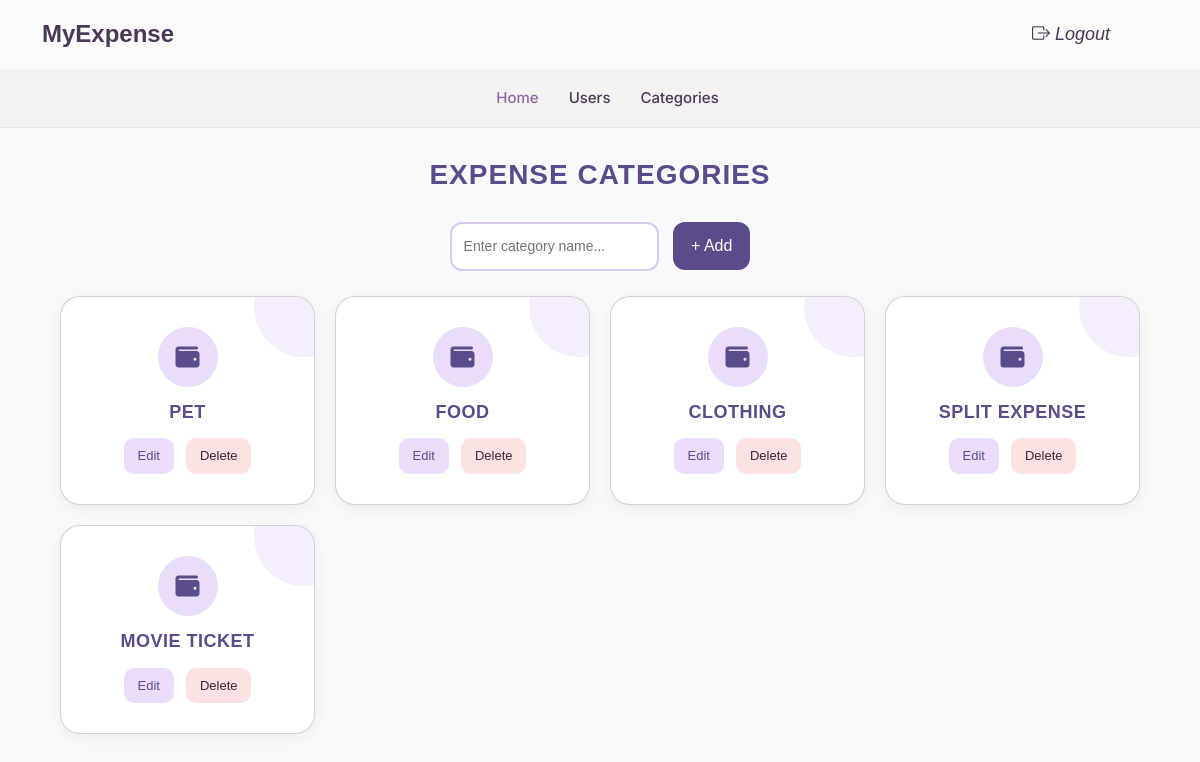
The page /category/ on the database its author committed.
### app/models.py (models this page shows)
class Category(models.Model):
    category_name = models.CharField(max_length=100, unique=True)

### app/views.py (the view)
# urls.py: path('category/',views.Add_category,name='category'),
def Add_category(request):
    if request.method == 'POST':
        cname = request.POST['category_name']
        if not Category.objects.filter(category_name=cname).exists():
            Category.objects.create(category_name=cname)
    categories = Category.objects.all()
    return render(request, 'category_management.html', {'categories': categories})

### template/category_management.html (shortened to what this page needs)
{% include 'admin_header.html' %}
<!DOCTYPE html>
<html lang="en">
<head>
  <link href="https://cdnjs.cloudflare.com/ajax/libs/font-awesome/6.4.0/css/all.min.css" rel="stylesheet">
</head>
<body>
  <h2>EXPENSE CATEGORIES</h2>
  <div class="add-box">
    <form action="{% url 'category' %}" method="post">
      <input type="text" name="category_name" placeholder="Enter category name..." required>
      <button type="submit">+ Add</button>
    </form>
  </div>
  <div class="grid">
    {% for i in categories %}
      <div class="card">
        <div class="icon"><i class="fa-solid fa-wallet"></i></div>
        <h3>{{ i.category_name }}</h3>
        <div class="actions">
          <a href="{% url 'catedit' id=i.id %}" class="edit">Edit</a>
          <a href="{% url 'catdelete' id=i.id %}" class="delete">Delete</a>
        </div>
      </div>
    {% endfor %}
  </div>
</body>
</html>

### template/category_management.html (style rules this page uses)
body { font-family: 'Poppins', sans-serif; background: #f8f9fb; margin: 0; padding: 0; }
h2 { text-align: center; font-size: 28px; font-weight: 600; margin: 30px 0; color: #5b4b8a; letter-spacing: 1px; }
.add-box { display: flex; justify-content: center; margin-bottom: 25px; }
.add-box input { padding: 12px; border: 2px solid #d6c9f2; border-radius: 12px; outline: none; font-size: 14px; margin-right: 10px; }
.add-box button { background: linear-gradient(135deg, #5b4b8a, #5b4b8a); color: white; border: none; padding: 12px 18px; border-radius: 12px; cursor: pointer; font-weight: 500; transition: 0.3s; }
.grid { display: grid; grid-template-columns: repeat(auto-fit, minmax(220px, 1fr)); gap: 20px; width: 90%; margin: auto; }
.card { background: #fff; border-radius: 20px; box-shadow: 0 4px 15px rgba(0, 0, 0, 0.05); padding: 30px 20px; text-align: center; transition: transform 0.2s ease, box-shadow 0.2s ease; position: relative; overflow: hidden; }
.card::before { content: ""; position: absolute; top: -40px; right: -40px; width: 100px; height: 100px; background: #e9ddfb; border-radius: 50%; opacity: 0.5; }
.icon { width: 60px; height: 60px; background: #e9ddfb; border-radius: 50%; display: flex; align-items: center; justify-content: center; margin: auto; font-size: 24px; color: #5b4b8a; margin-bottom: 15px; }
.card h3 { margin: 0; font-size: 18px; font-weight: 600; color: #5b4b8a; text-transform: uppercase; letter-spacing: 0.5px; }
.actions { margin-top: 15px; display: flex; justify-content: center; gap: 12px; }
.actions a { text-decoration: none; padding: 8px 14px; border-radius: 10px; font-size: 13px; font-weight: 500; transition: 0.3s; }
.edit { background: #e9ddfb; color: #5b4b8a; }
.delete { background: #fde2e4; color: #412434; }

### rows shown on the page
Category: category_name "PET"
Category: category_name "FOOD"
Category: category_name "CLOTHING"
Category: category_name "SPLIT EXPENSE"
Category: category_name "MOVIE TICKET"
